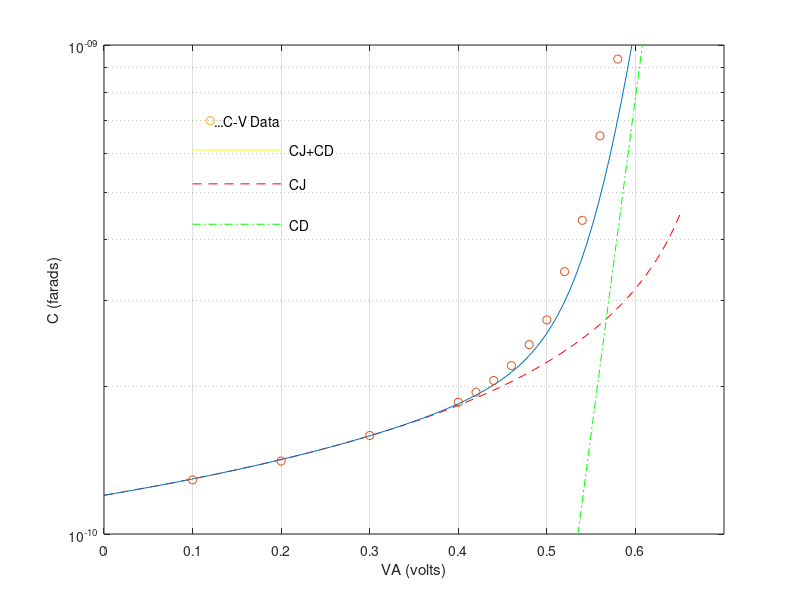

Write MATLAB code to recreate this figure.
%Exercise 7.4...Forward-Bias Capacitance

%Computational constants
clear
CJ0= 120e-12;    %farads
Vbi=0.7;         %volts
Vth=0.0259;      %Vth=kT/q in volts
taun=5.0e-7;     %seconds
I0=8.0e-13;      %amps
n1=1.22;         %ideality factor
wt=input('input the angular-frequency*lifetime product--');
VA=linspace(0,0.65);

%CJ Computation
CJ=CJ0./sqrt(1-VA./Vbi);

%CD Computation
G0=I0/Vth*exp(VA./(n1*Vth));
CD=taun.*G0./(sqrt(2)*wt)*sqrt(sqrt(1+(wt)^2)-1);

%Measured CD Data
VAm=[0.1 0.2 0.3 0.4 0.42 0.44 0.46 0.48 0.50 0.52 0.54 0.56 0.58];
CDm=[1.31e-10 1.43e-10 1.61e-10 1.88e-10 1.97e-10 2.08e-10 ...
 2.23e-10 2.46e-10 2.76e-10 3.46e-10 4.40e-10 6.54e-10 9.38e-10];

%Plot
close
semilogy(VA,CJ,'--r');  axis([0 0.7 1.0e-10 1.0e-9]);  grid
hold on;  semilogy(VA,CD,'-.g');  semilogy(VA,CJ+CD)
semilogy(VAm,CDm-2e-12,'o')
xlabel('VA (volts)');  ylabel('C (farads)')

%Key
semilogy(0.12,7e-10,'o'); text(0.125,7e-10,'...C-V Data')
x=[0.1 0.2];
y1=[6.1e-10 6.1e-10]; semilogy(x,y1,'-y'); text(0.21,6.1e-10,'CJ+CD')
y2=[5.2e-10 5.2e-10]; semilogy(x,y2,'--r'); text(0.21,5.2e-10,'CJ')
y3=[4.3e-10 4.3e-10]; semilogy(x,y3,'-.g'); text(0.21,4.3e-10,'CD')
hold off
